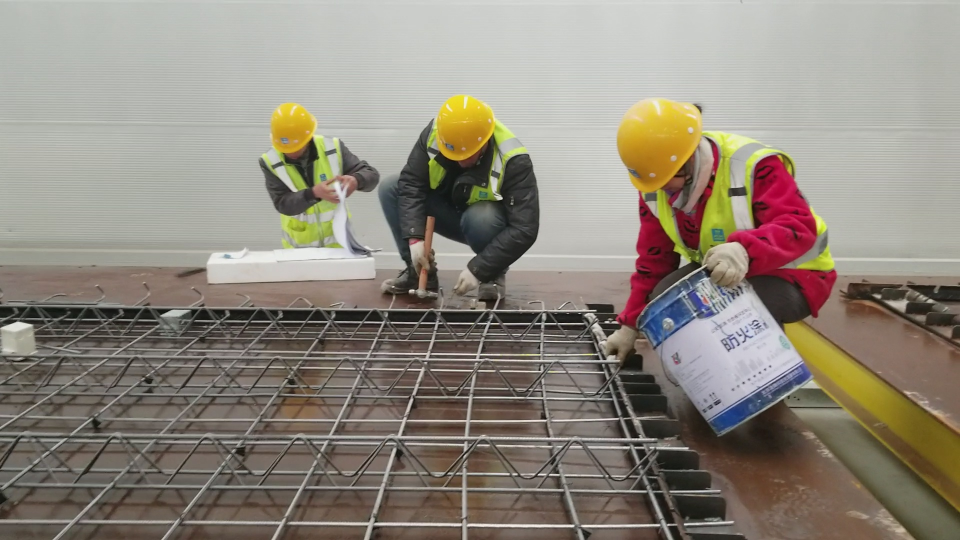
#> input picture 28.jpg, 1920 x 1080 px, found by its file name (shown at 1/2 size)
$ python upload_requests.py
#> lines starting #> are read from the running program, lines starting #| are printed output that depends on the picture
import requests
import json
import cv2
import base64


def convertJPG_to_string(img_path,ask_url,scale_size=[300,300]):
    """

    :param img_path:the image wanted to inference
    :param ask_url: the url in Atlas200DK
    :param scale_size: the model require shape ,the helmetvggssd is [300,300]
    :return: None
    """
#> called with ask_url = 'http://192.168.1.2:118'
    cv_img = cv2.imread(img_path)
#> cv_img is the input picture: shape (1080, 1920, 3); mean B, G, R 124.9, 135.9, 143.3
    cv_img = cv2.resize(cv_img,(scale_size[0],scale_size[1]))
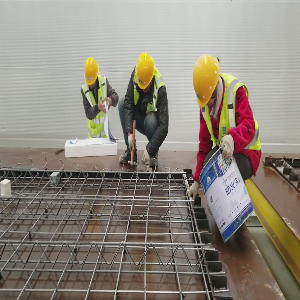
#> cv_img: shape (300, 300, 3); mean B, G, R 124.8, 135.9, 143.2
    img_encoded = cv2.imencode('.jpg',cv_img)[1].tostring()
    res = requests.post(ask_url, data=img_encoded)
    print(res.text)

if __name__ == '__main__':
    convertJPG_to_string('/home/wuchenxi/PycharmProjects/atlas200DK/28.jpg',
                         ask_url='http://192.168.1.2:118')
#> (the call stopped at in convertJPG_to_string, `res = requests.post(ask_url, data=img_encoded)`: requests is not available in this run)

$ run again, with red.jpg copied over 28.jpg
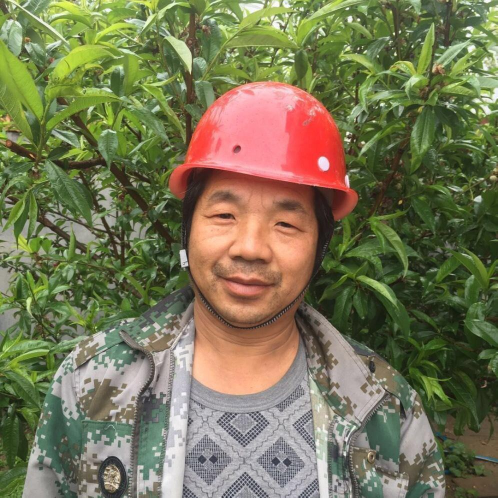
#> input picture red.jpg, 995 x 995 px, found by its file name (shown at 1/2 size)
#> in convertJPG_to_string, cv_img is the input picture: shape (995, 995, 3); mean B, G, R 84.9, 117.8, 120
#> in convertJPG_to_string, `cv_img = cv2.resize(cv_img,(scale_size[0],scale_size[1]))`:
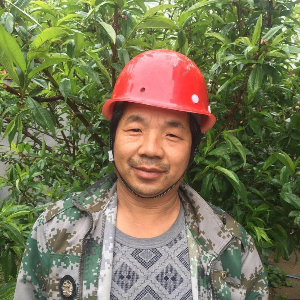
#> cv_img: shape (300, 300, 3); mean B, G, R 84.8, 117.7, 119.9

$ run again, with red1.jpg copied over 28.jpg
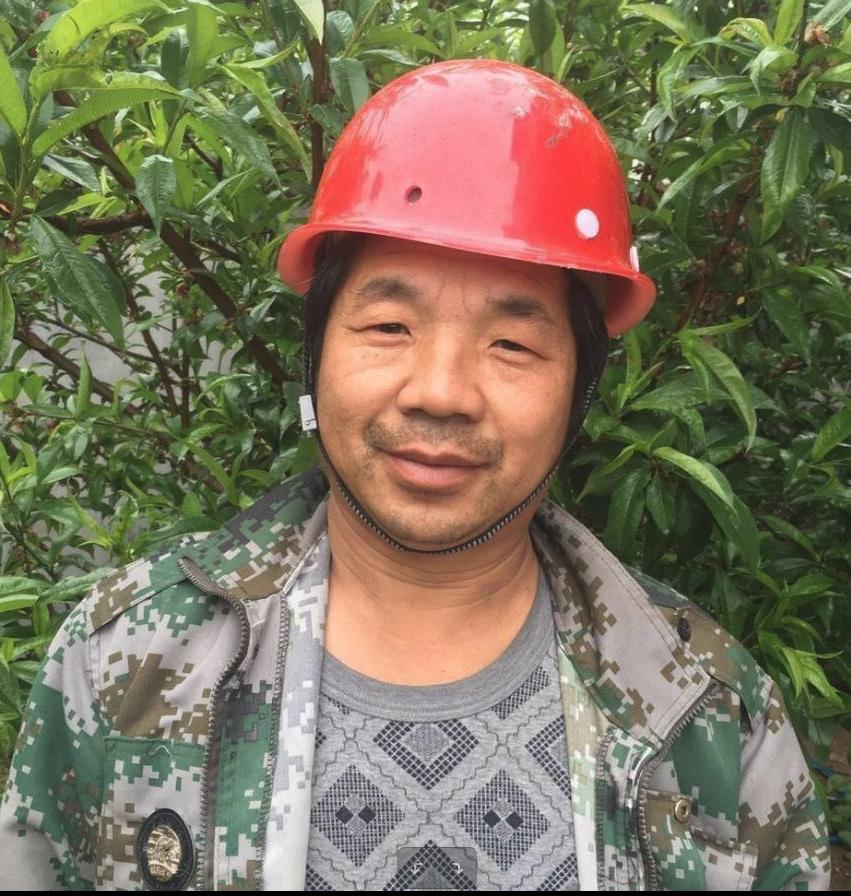
#> input picture red1.jpg, 851 x 896 px, found by its file name
#> in convertJPG_to_string, cv_img is the input picture: shape (896, 851, 3); mean B, G, R 91.4, 115, 123.6
#> in convertJPG_to_string, `cv_img = cv2.resize(cv_img,(scale_size[0],scale_size[1]))`:
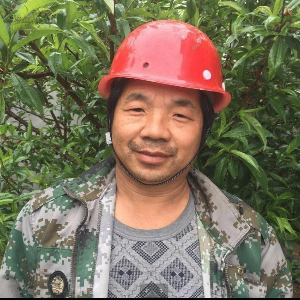
#> cv_img: shape (300, 300, 3); mean B, G, R 91.1, 114.8, 123.4

$ run again, with sheep.jpg copied over 28.jpg
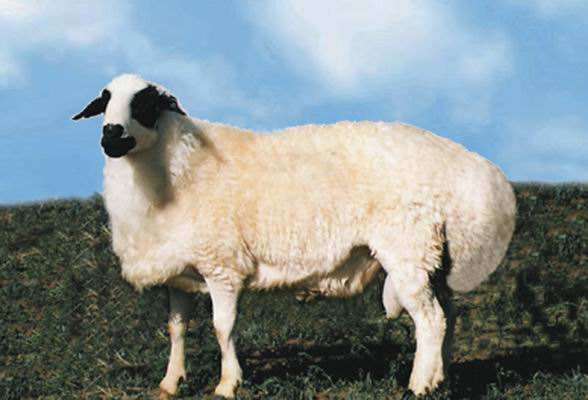
#> input picture sheep.jpg, 588 x 400 px, found by its file name
#> in convertJPG_to_string, cv_img is the input picture: shape (400, 588, 3); mean B, G, R 146.4, 145.5, 134.9
#> in convertJPG_to_string, `cv_img = cv2.resize(cv_img,(scale_size[0],scale_size[1]))`:
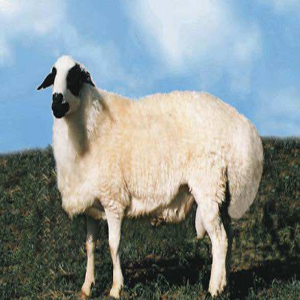
#> cv_img: shape (300, 300, 3); mean B, G, R 146.3, 145.5, 134.8
